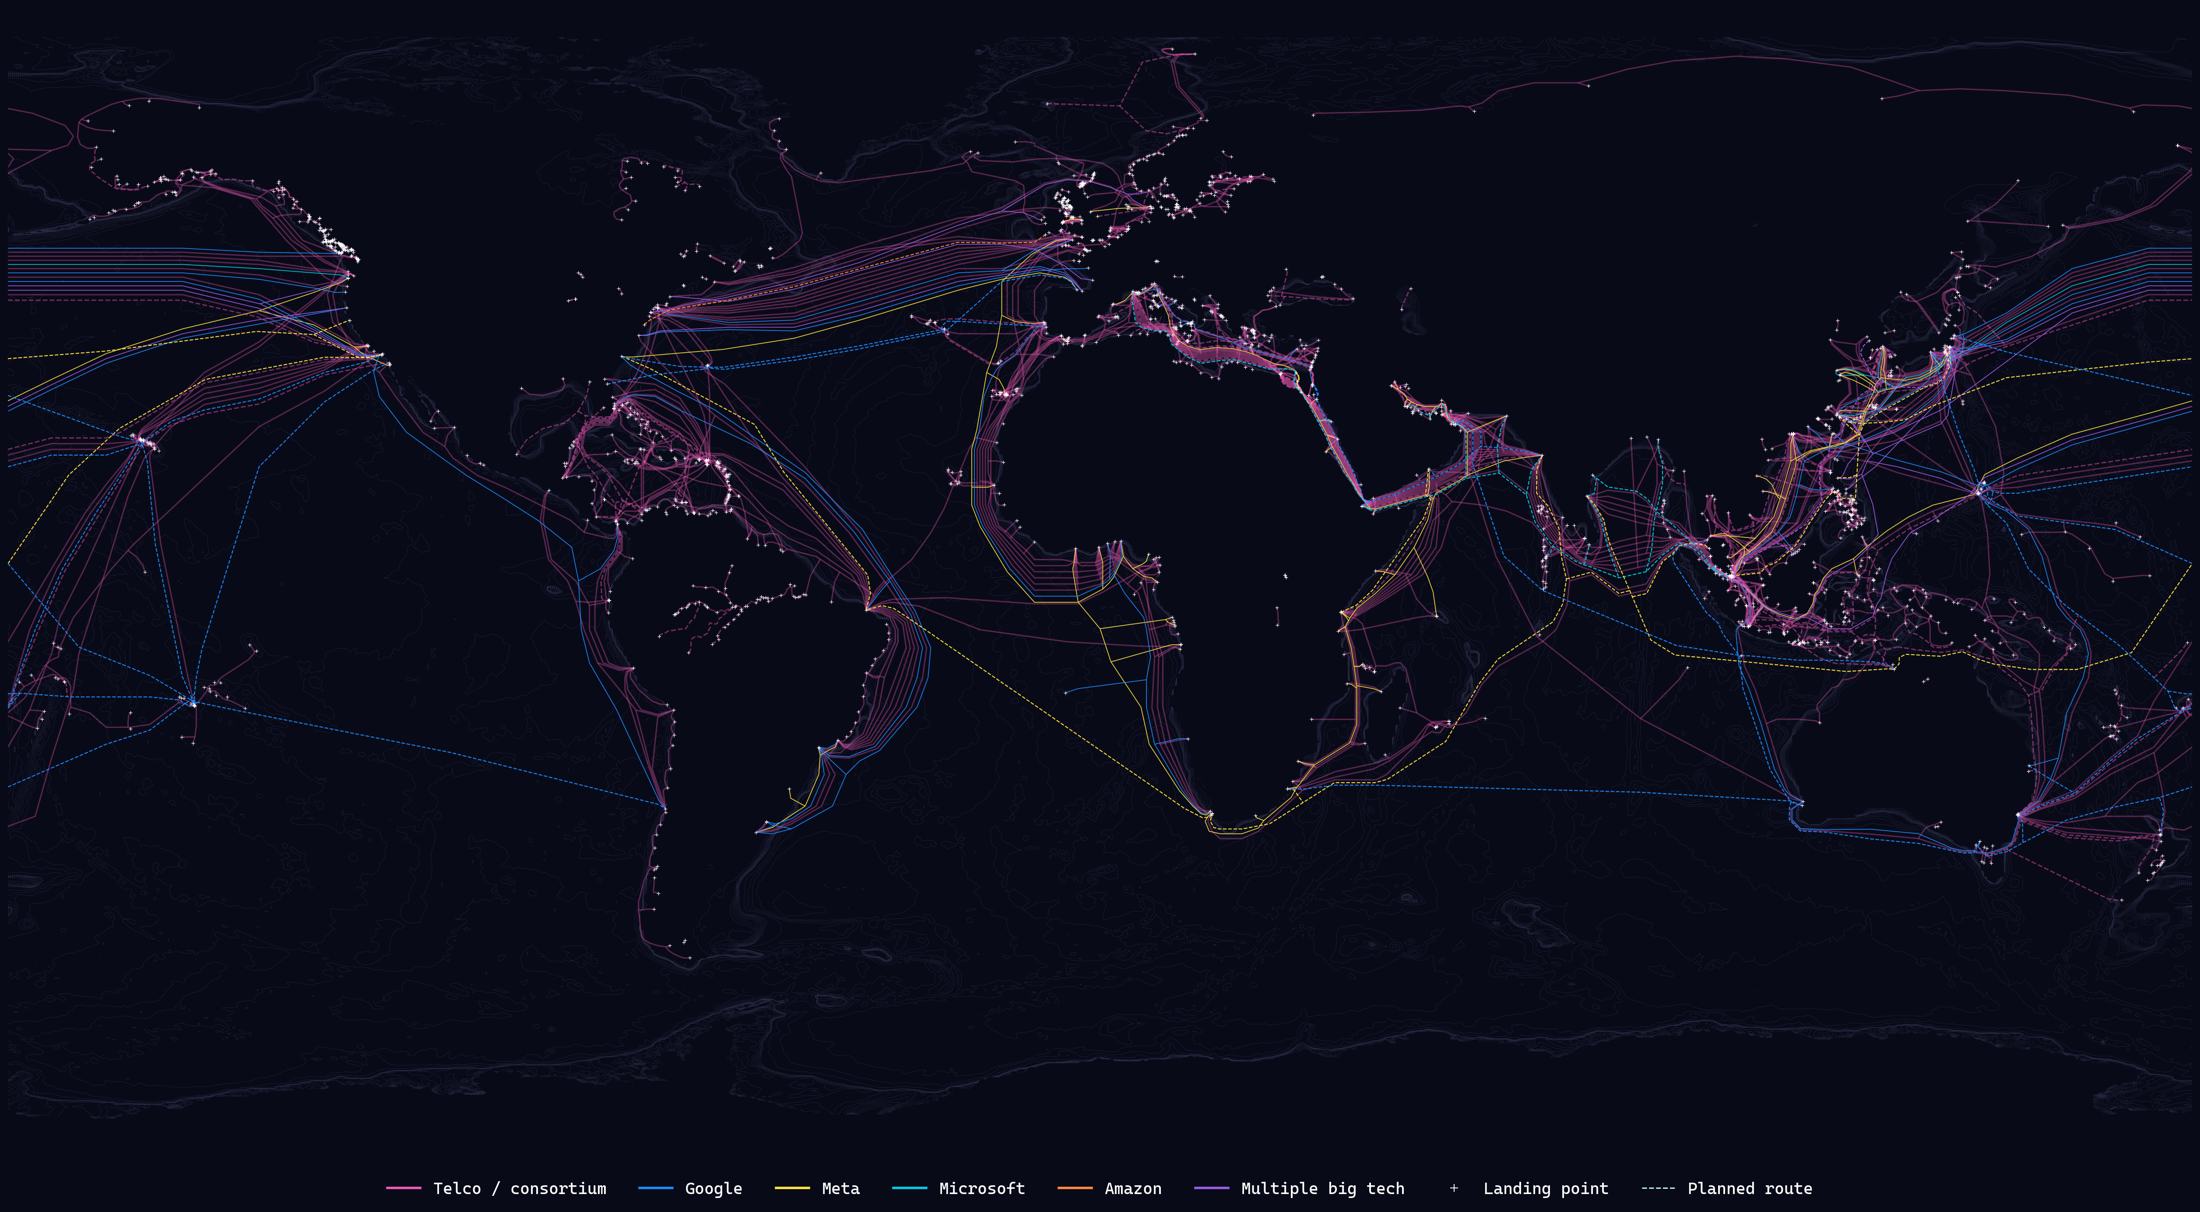

The script that drew this image:
# Ownership-coloured copy of the 3B landing-point map (same palette, meaningful colours)
download_if_missing(LANDING_POINTS_URL, LANDING_POINTS_FILE)
landing_points_own = gpd.read_file(LANDING_POINTS_FILE).to_crs("EPSG:4326")

neon_palette = [
    "#F15BB5",  # magenta  -> telco / consortium
    "#00CFE8",  # cyan  -> Microsoft
    "#1C8CFF",  # blue  -> Google
    "#9B5DE5",  # violet -> multiple big tech
    "#FEE440",  # pink  -> Meta
    "#56E0C5",  # mint (unused spare)
    "#FEE440",  # yellow -> landing points (kept)
    "#FF8C42",  # orange -> Amazon / AWS
]

BIG_TECH_LABELS = {
    "Google": "Google",
    "Meta": "Meta",
    "Facebook": "Meta",
    "Microsoft": "Microsoft",
    "Amazon": "Amazon",
    "Amazon Web Services": "Amazon",
    "AWS": "Amazon",
}

ownership_colors = {
    "Telco / consortium": neon_palette[0],
    "Google": neon_palette[2],
    "Meta": neon_palette[4],
    "Microsoft": neon_palette[1],
    "Amazon": neon_palette[7],
    "Multiple big tech": neon_palette[3],
    "Unknown": "#6F7898",
}


def split_owners(raw):
    if raw is None or (isinstance(raw, float) and pd.isna(raw)):
        return []
    text = str(raw).strip()
    if not text:
        return []
    return [part.strip() for part in text.split(",") if part.strip()]


def ownership_group(raw_owners):
    owners = split_owners(raw_owners)
    if not owners:
        return "Unknown"
    big = []
    for owner in owners:
        label = BIG_TECH_LABELS.get(owner)
        if label and label not in big:
            big.append(label)
    if not big:
        return "Telco / consortium"
    if len(big) == 1:
        return big[0]
    return "Multiple big tech"


ownership_meta = pd.DataFrame(
    json.loads(METADATA_FILE.read_text(encoding="utf-8"))["records"]
)[["id", "is_planned", "owners", "name"]]

owned_cables = cables.merge(ownership_meta, on="id", how="left", suffixes=("", "_meta"))
if (
    "is_planned" not in owned_cables.columns
    and "is_planned_meta" in owned_cables.columns
):
    owned_cables["is_planned"] = owned_cables["is_planned_meta"]
owned_cables["ownership_group"] = owned_cables["owners"].apply(ownership_group)
owned_cables["cable_color"] = owned_cables["ownership_group"].map(ownership_colors)

owned_in_service = owned_cables[~owned_cables["is_planned"].fillna(False)]
owned_planned = owned_cables[owned_cables["is_planned"].eq(True)]

gmrt_own = xr.open_dataset(BATHYMETRY_FILE)
gmrt_w, gmrt_h = [int(value) for value in gmrt_own["dimension"].values]
gmrt_lon = np.linspace(
    gmrt_own["x_range"].values[0], gmrt_own["x_range"].values[1], gmrt_w
)
gmrt_lat = np.linspace(
    gmrt_own["y_range"].values[1], gmrt_own["y_range"].values[0], gmrt_h
)
gmrt_elev = gmrt_own["z"].values.reshape(gmrt_h, gmrt_w)
gmrt_bathy = np.where(gmrt_elev < 0, gmrt_elev, np.nan)
bathymetry_levels_own = [
    -8000,
    -7000,
    -6000,
    -5000,
    -4000,
    -3000,
    -2000,
    -1000,
    -900,
    -800,
    -700,
    -600,
    -500,
    -400,
    -300,
    -200,
    -100,
]

fig, ax = plt.subplots(figsize=(30, 16), dpi=180, facecolor="#090A18")
ax.set_facecolor("#090A18")
ax.contour(
    gmrt_lon,
    gmrt_lat,
    gmrt_bathy,
    levels=bathymetry_levels_own,
    colors="#30344F",
    linewidths=0.35,
    alpha=0.75,
    zorder=0,
)

# Draw telco routes first (context), then big-tech categories on top
draw_order = [
    "Telco / consortium",
    "Unknown",
    "Amazon",
    "Microsoft",
    "Meta",
    "Google",
    "Multiple big tech",
]
for group_name in draw_order:
    group_service = owned_in_service[owned_in_service["ownership_group"].eq(group_name)]
    group_planned = owned_planned[owned_planned["ownership_group"].eq(group_name)]
    if len(group_service):
        alpha = 0.35 if group_name in {"Telco / consortium", "Unknown"} else 0.92
        width = 1.2 if group_name in {"Telco / consortium", "Unknown"} else 0.70
        group_service.plot(
            ax=ax,
            color=ownership_colors[group_name],
            linewidth=width,
            alpha=alpha,
            zorder=2,
        )
    if len(group_planned):
        alpha = 0.45 if group_name in {"Telco / consortium", "Unknown"} else 0.95
        width = 1.2 if group_name in {"Telco / consortium", "Unknown"} else 0.90
        group_planned.plot(
            ax=ax,
            color=ownership_colors[group_name],
            linewidth=width,
            linestyle="--",
            alpha=alpha,
            zorder=2.5,
        )

ax.scatter(
    landing_points_own.geometry.x,
    landing_points_own.geometry.y,
    marker="+",
    s=11,
    color="#FFFFFF",
    linewidths=0.5,
    alpha=0.95,
    zorder=4,
)

ownership_handles = [
    Line2D([0], [0], color=ownership_colors[name], linewidth=2.2, label=name)
    for name in [
        "Telco / consortium",
        "Google",
        "Meta",
        "Microsoft",
        "Amazon",
        "Multiple big tech",
    ]
]
landing_handle_own = Line2D(
    [0],
    [0],
    linestyle="none",
    marker="+",
    markersize=7,
    markeredgewidth=0.8,
    color="#FFFFFF",
    label="Landing point",
)
planned_handle_own = Line2D(
    [0],
    [0],
    color="#B7F4E8",
    linewidth=1.2,
    linestyle="--",
    label="Planned route",
)
legend = ax.legend(
    handles=[*ownership_handles, landing_handle_own, planned_handle_own],
    loc="lower center",
    bbox_to_anchor=(0.5, -0.075),
    ncol=8,
    frameon=False,
    fontsize=15,
)
plt.setp(legend.get_texts(), color="#FFFFFF")

ax.set_axis_off()
plt.tight_layout(rect=[0, 0.055, 1, 1])
gmrt_own.close()
plt.show()

counts = owned_cables.drop_duplicates("id")["ownership_group"].value_counts()
print("Cable systems by ownership group:")
print(counts.to_string())
print(f"Rendered {len(owned_cables):,} route features with ownership colours.")
